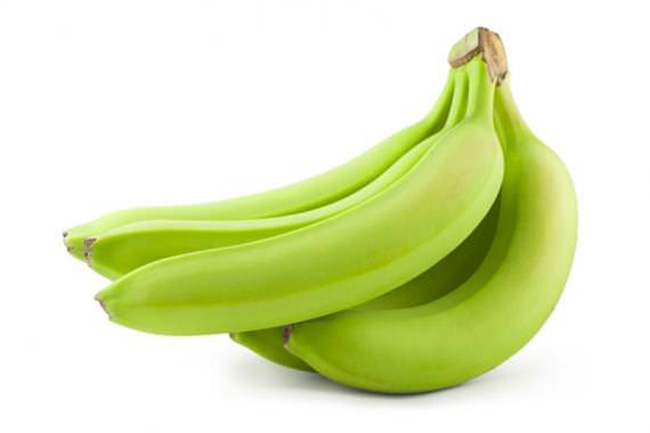
%> input picture lab7/1.jpg, 650 x 433 px; its folder holds only this picture in this run
$ octave lab7_6110450103.m   (GNU Octave 9; MATLAB toolbox functions it lacks are replaced by stand-ins)
%> lines starting %> are read from the running program, lines starting %| are printed output that depends on the picture
feature_vector = zeros(12,3);
for i=1 : 12
    im = imread(sprintf('%d.jpg',i));
%> im is the input picture: size 433x650x3 uint8; mean R, G, B 222.6, 231.7, 186.9
    I = im2double(im);
    R = I(:,:,1);
    G = I(:,:,2);
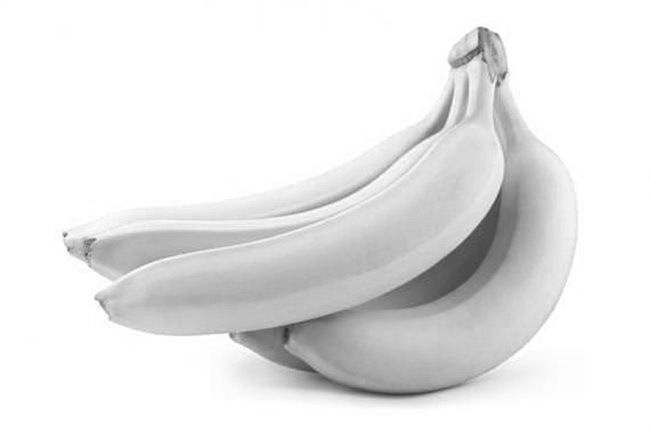
%> G: size 433x650 double; min 0.169, max 1, mean 0.908
    B = I(:,:,3);
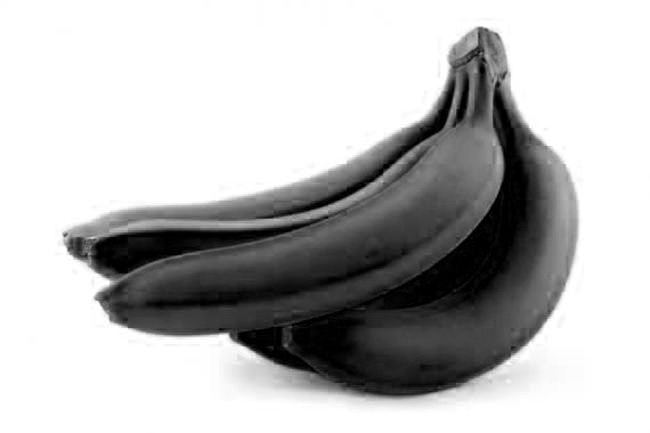
%> B: size 433x650 double; min 0, max 1, mean 0.733
    S = R+G+B;
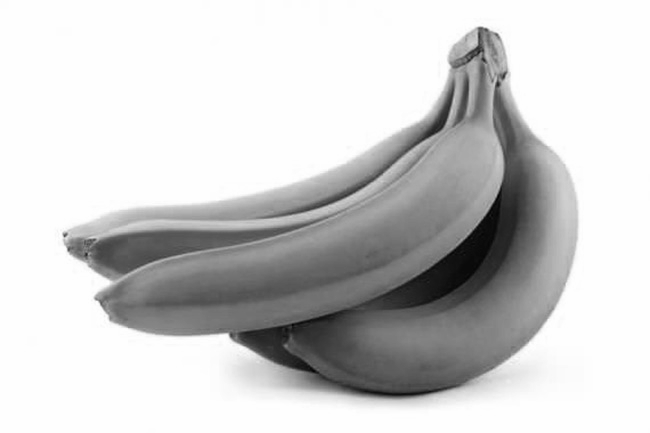
%> S: size 433x650 double; min 0.435, max 3, mean 2.51; drawn with min black and max white
    im_hsv = rgb2hsv(im);
%> im_hsv: size 433x650x3 double; mean H, S, V 0.0903, 0.244, 0.909
    s = im_hsv(:,:,2);
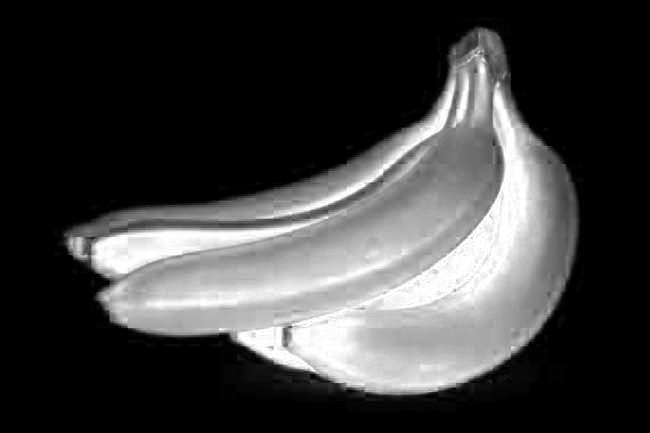
%> s: size 433x650 double; min 0, max 1, mean 0.244
    banana_pixel = find(s > 0.3);
%> banana_pixel = 95184 values from 28813 to 249212
    r = R./S;
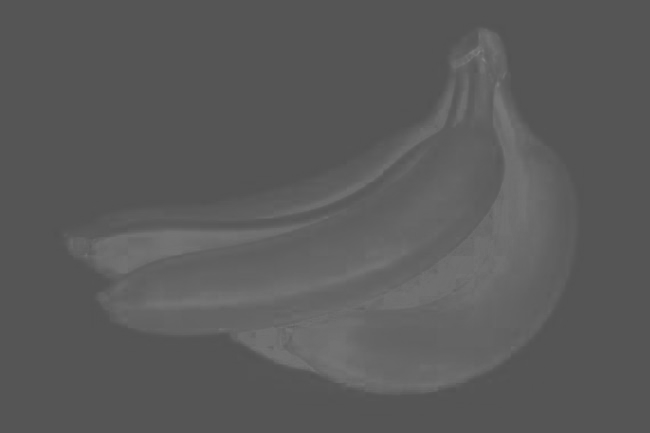
%> r: size 433x650 double; min 0.325, max 0.507, mean 0.356
    R_avg = mean(r(banana_pixel));
%> R_avg = 0.4
    g = G./S;
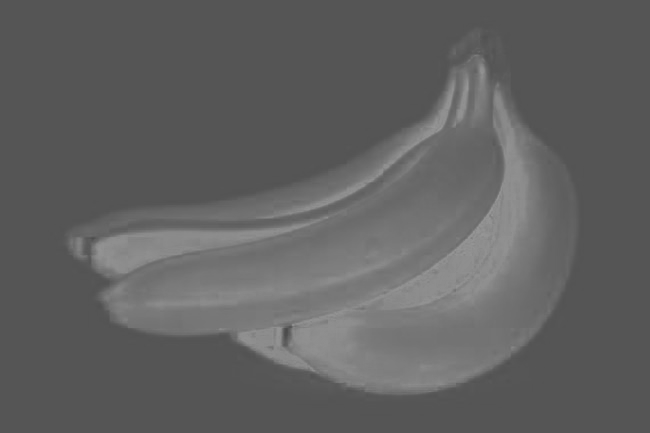
%> g: size 433x650 double; min 0.29, max 0.597, mean 0.38
    G_avg = mean(g(banana_pixel));
%> G_avg = 0.47
    b = B./S;
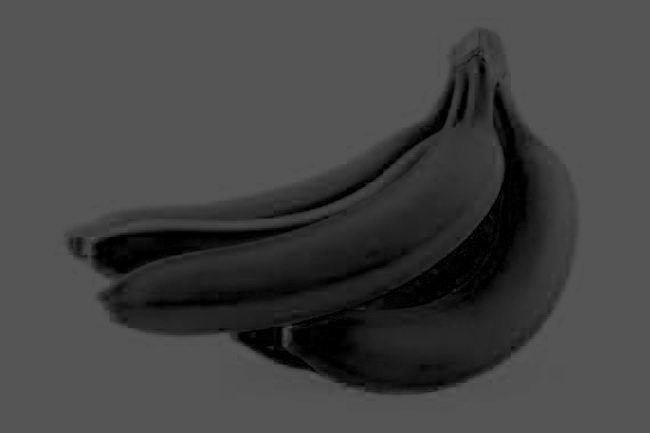
%> b: size 433x650 double; min 0, max 0.353, mean 0.263
    B_avg = mean(b(banana_pixel));
%> B_avg = 0.13
%> (the run ends here)
